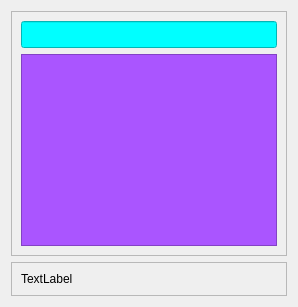
               <widget class="QWidget" name="commands_page">
                <layout class="QVBoxLayout" name="verticalLayout_5">
                 <item>
                  <widget class="QFrame" name="console_frame">
                   <property name="frameShape">
                    <enum>QFrame::StyledPanel</enum>
                   </property>
                   <property name="frameShadow">
                    <enum>QFrame::Raised</enum>
                   </property>
                   <layout class="QVBoxLayout" name="verticalLayout_2">
                    <item>
                     <widget class="QLineEdit" name="user_input">
                      <property name="font">
                       <font>
                        <family>Arial</family>
                        <pointsize>12</pointsize>
                       </font>
                      </property>
                      <property name="styleSheet">
                       <string notr="true">background-color: rgb(0, 255, 255);</string>
                      </property>
                      <property name="maxLength">
                       <number>200</number>
                      </property>
                     </widget>
                    </item>
                    <item>
                     <widget class="QListView" name="communication_histoy">
                      <property name="styleSheet">
                       <string notr="true">background-color: rgb(170, 85, 255);</string>
                      </property>
                     </widget>
                    </item>
                   </layout>
                  </widget>
                 </item>
                 <item>
                  <widget class="QFrame" name="cheatsheed_frame">
                   <property name="frameShape">
                    <enum>QFrame::StyledPanel</enum>
                   </property>
                   <property name="frameShadow">
                    <enum>QFrame::Raised</enum>
                   </property>
                   <layout class="QHBoxLayout" name="horizontalLayout_6">
                    <item>
                     <widget class="QLabel" name="label">
                      <property name="text">
                       <string>TextLabel</string>
                      </property>
                     </widget>
                    </item>
                   </layout>
                  </widget>
                 </item>
                </layout>
               </widget>
